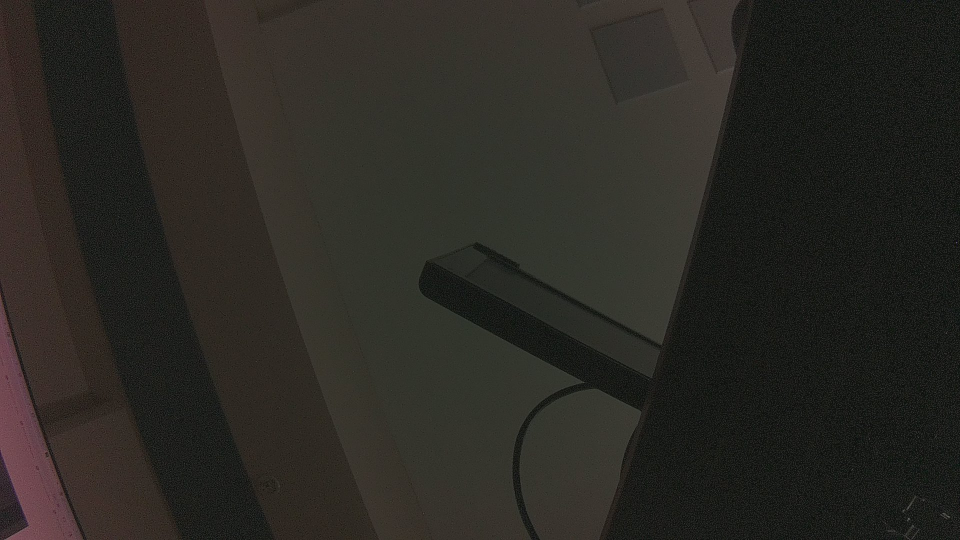
#> input picture archive/camera_test.jpg, 1920 x 1080 px, given in place of raw, format=BGR ! appsink drop=true max-buffers=1 sync=false, which was not available (shown at 1/2 size)
$ python test_camera_quality.py   (older library calls are emulated)
#> lines starting #> are read from the running program, lines starting #| are printed output that depends on the picture; after the words box and inside, x2 and y2 are one past the last pixel; in counts of white or black regions, pixels touching at a corner belong together; pictures that were not available may be replaced by others from this repository, and a replacement may not be noted
#> further down, frame is the input picture: shape (1080, 1920, 3); mean B, G, R 35.5, 40.5, 42.4
#!/usr/bin/env python3
"""
Camera Quality Detection Test
Focus: Get the quality assessment working correctly
- Should be ~1.0 for normal scene
- Should drop to ~0.0 when covered
"""

import cv2
import numpy as np
import time

def assess_camera_quality_debug(frame):
    """Debug version with all metrics visible"""
    if frame is None:
        return 0.0, {}

    gray = cv2.cvtColor(frame, cv2.COLOR_BGR2GRAY)

    # All our metrics
    edges = cv2.Canny(gray, 50, 150)
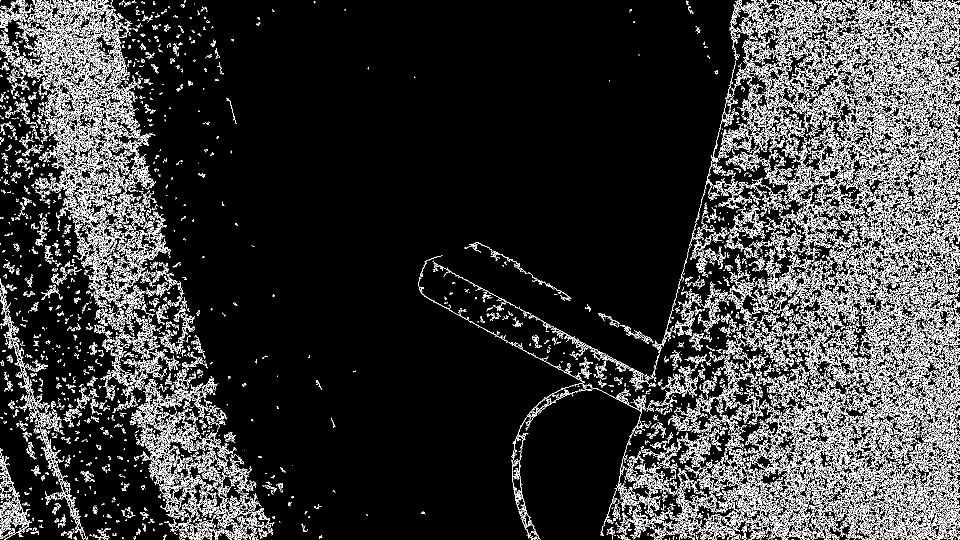
#> edges: shape (1080, 1920) (shown at 1/2 size); 12.6% white in thin lines or dots
    edge_pixels = np.sum(edges > 0)
#> edge_pixels = 260652
    total_pixels = edges.shape[0] * edges.shape[1]
#> total_pixels = 2073600
    edge_ratio = edge_pixels / total_pixels
#> edge_ratio = 0.126

    brightness = np.mean(gray)
#> brightness = 40.46
    contrast = np.std(gray)
#> contrast = 14.98

    # Laplacian variance (focus measure)
    laplacian = cv2.Laplacian(gray, cv2.CV_64F)
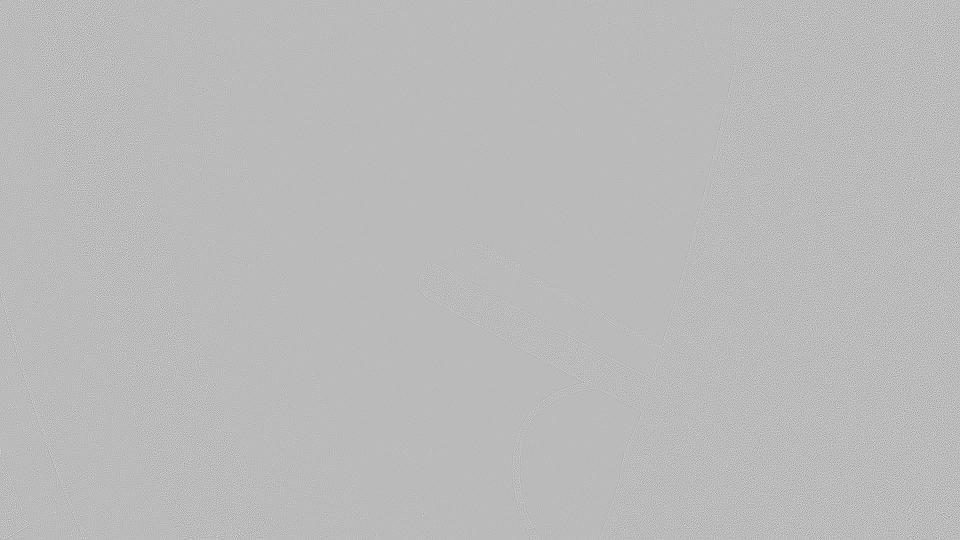
#> laplacian: shape (1080, 1920) float64 (shown at 1/2 size); min -386, max 142, mean 0; drawn with min black and max white
    focus = laplacian.var()
#> focus = 528.1

    metrics = {
        "edge_ratio": edge_ratio,
        "brightness": brightness,
        "contrast": contrast,
        "focus": focus
    }
#> metrics = {'edge_ratio': 0.126, 'brightness': 40.46, 'contrast': 14.98, 'focus': 528.1}

    # Quality calculation - SIMPLE AND DIRECT
    # Main indicator: Is the camera covered?
    quality = 1.0

    # Dark = covered (most reliable indicator)
    if brightness < 10:
        quality *= (brightness / 10.0)

    # Low contrast = covered
    if contrast < 10:
        quality *= (contrast / 10.0)

    # Very few edges = likely covered
    # BUT normal scenes have 0.2-0.35 edge ratio!
    if edge_ratio < 0.01:  # Almost no edges
        quality *= (edge_ratio / 0.01)

    # Low focus = blurry/covered
    if focus < 100:
        quality *= (focus / 100.0)

    return quality, metrics

# Test with camera
pipeline = (
    "nvarguscamerasrc sensor-id=0 sensor-mode=2 ! "
    "video/x-raw(memory:NVMM), width=1920, height=1080, "
    "format=NV12, framerate=30/1 ! "
    "nvvidconv ! video/x-raw, width=960, height=540, format=BGRx ! "
    "videoconvert ! video/x-raw, format=BGR ! "
    "appsink drop=true max-buffers=1 sync=false"
)

cap = cv2.VideoCapture(pipeline, cv2.CAP_GSTREAMER)

print("\n" + "="*60)
print("CAMERA QUALITY TEST")
print("="*60)
print("\nInstructions:")
print("1. Start with normal scene - quality should be ~1.0")
print("2. Cover camera with hand - quality should drop to ~0.0")
print("3. Uncover - quality should return to ~1.0")
print("\nPress 'q' to quit\n")

# Collect data for analysis
normal_metrics = []
covered_metrics = []
collecting_mode = None

while True:
    ret, frame = cap.read()
    if not ret:
        continue

    quality, metrics = assess_camera_quality_debug(frame)
#> quality = 1

    # Display metrics
    print(f"\rEdge: {metrics['edge_ratio']:.3f} | "
          f"Bright: {metrics['brightness']:.1f} | "
          f"Contrast: {metrics['contrast']:.1f} | "
          f"Focus: {metrics['focus']:.1f} | "
          f"QUALITY: {quality:.3f}", end="")
#| Edge: 0.126 | Bright: 40.5 | Contrast: 15.0 | Focus: 528.1 | QUALITY: 1.000

    # Visual feedback
    small = cv2.resize(frame, (640, 360))
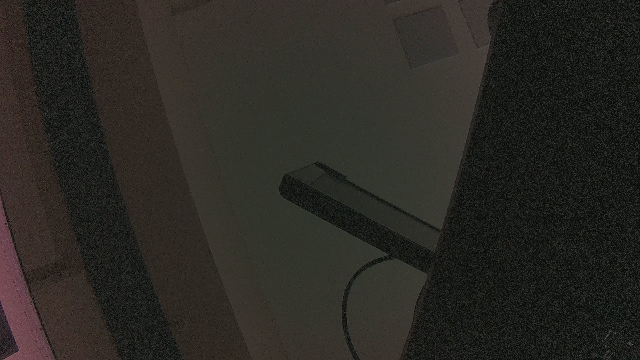
#> small: shape (360, 640, 3); mean B, G, R 35.5, 40.5, 42.4

    # Color based on quality
    if quality > 0.7:
        color = (0, 255, 0)  # Green - good
        status = "NORMAL"
    elif quality > 0.3:
        color = (0, 255, 255)  # Yellow - degraded
        status = "DEGRADED"
    else:
        color = (0, 0, 255)  # Red - covered
        status = "COVERED"

    cv2.putText(small, f"Quality: {quality:.2f} - {status}", (30, 30),
               cv2.FONT_HERSHEY_SIMPLEX, 1, color, 2)
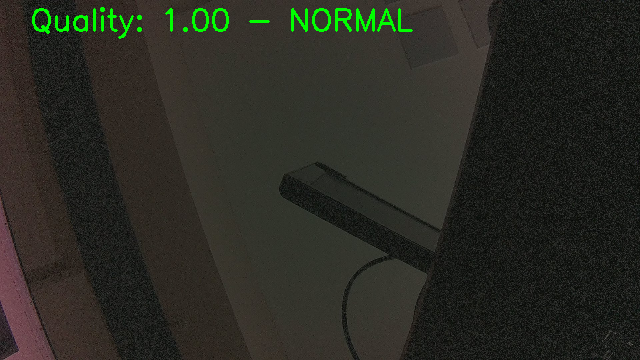
#> small: shape (360, 640, 3); 1.04% of pixels changed, all inside (x1, y1, x2, y2) = (32, 7, 413, 39)

    # Show individual metric bars
    y = 60
    for name, value, max_val in [
        ("Edge", metrics['edge_ratio'], 0.4),
        ("Bright", metrics['brightness'], 255),
        ("Contrast", metrics['contrast'], 100),
        ("Focus", metrics['focus']/1000, 10)
    ]:
        cv2.putText(small, f"{name}:", (30, y), cv2.FONT_HERSHEY_SIMPLEX, 0.5, (255, 255, 255), 1)
        bar_width = int(200 * min(value/max_val, 1.0))
        cv2.rectangle(small, (100, y-10), (100+bar_width, y), (0, 255, 0), -1)
        cv2.rectangle(small, (100, y-10), (300, y), (255, 255, 255), 1)
        y += 25
#> this loop made 4 passes
#> (name, value, max_val, bar_width, y) on passes 1 to 4: ('Edge', 0.126, 0.4, 62, 85), ('Bright', 40.46, 255, 31, 110), ('Contrast', 14.98, 100, 29, 135), ('Focus', 0.528, 10, 10, 160)
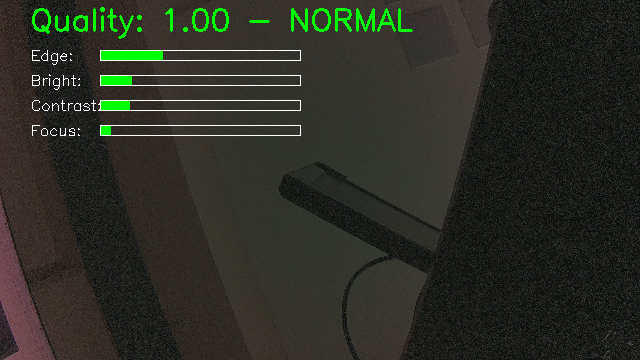
#> small: shape (360, 640, 3); 1.47% of pixels changed, all inside (x1, y1, x2, y2) = (32, 50, 301, 136)
#> after the loop, y = 160

    cv2.imshow("Quality Test", small)

    key = cv2.waitKey(1) & 0xFF
#> (key q is pressed here)
    if key == ord('q'):
        break
    elif key == ord('n'):
        print("\n\nCollecting NORMAL scene data...")
        collecting_mode = "normal"
    elif key == ord('c'):
        print("\n\nCollecting COVERED scene data...")
        collecting_mode = "covered"
    elif key == ord('s'):
        collecting_mode = None
        print("\n\nStopped collecting")

    # Collect data
    if collecting_mode == "normal":
        normal_metrics.append(metrics)
    elif collecting_mode == "covered":
        covered_metrics.append(metrics)

# Analysis
print("\n\n" + "="*60)
print("ANALYSIS")
print("="*60)

if normal_metrics:
    print("\nNORMAL SCENE (average of {} samples):".format(len(normal_metrics)))
    for key in ["edge_ratio", "brightness", "contrast", "focus"]:
        values = [m[key] for m in normal_metrics]
        print(f"  {key:12s}: {np.mean(values):.3f} (±{np.std(values):.3f})")

if covered_metrics:
    print("\nCOVERED CAMERA (average of {} samples):".format(len(covered_metrics)))
    for key in ["edge_ratio", "brightness", "contrast", "focus"]:
        values = [m[key] for m in covered_metrics]
        print(f"  {key:12s}: {np.mean(values):.3f} (±{np.std(values):.3f})")

if normal_metrics and covered_metrics:
    print("\nRATIO (normal/covered):")
    for key in ["edge_ratio", "brightness", "contrast", "focus"]:
        normal_avg = np.mean([m[key] for m in normal_metrics])
        covered_avg = np.mean([m[key] for m in covered_metrics])
        if covered_avg > 0:
            ratio = normal_avg / covered_avg
            print(f"  {key:12s}: {ratio:.1f}x difference")

cap.release()
cv2.destroyAllWindows()
print("\n✓ Test complete")
